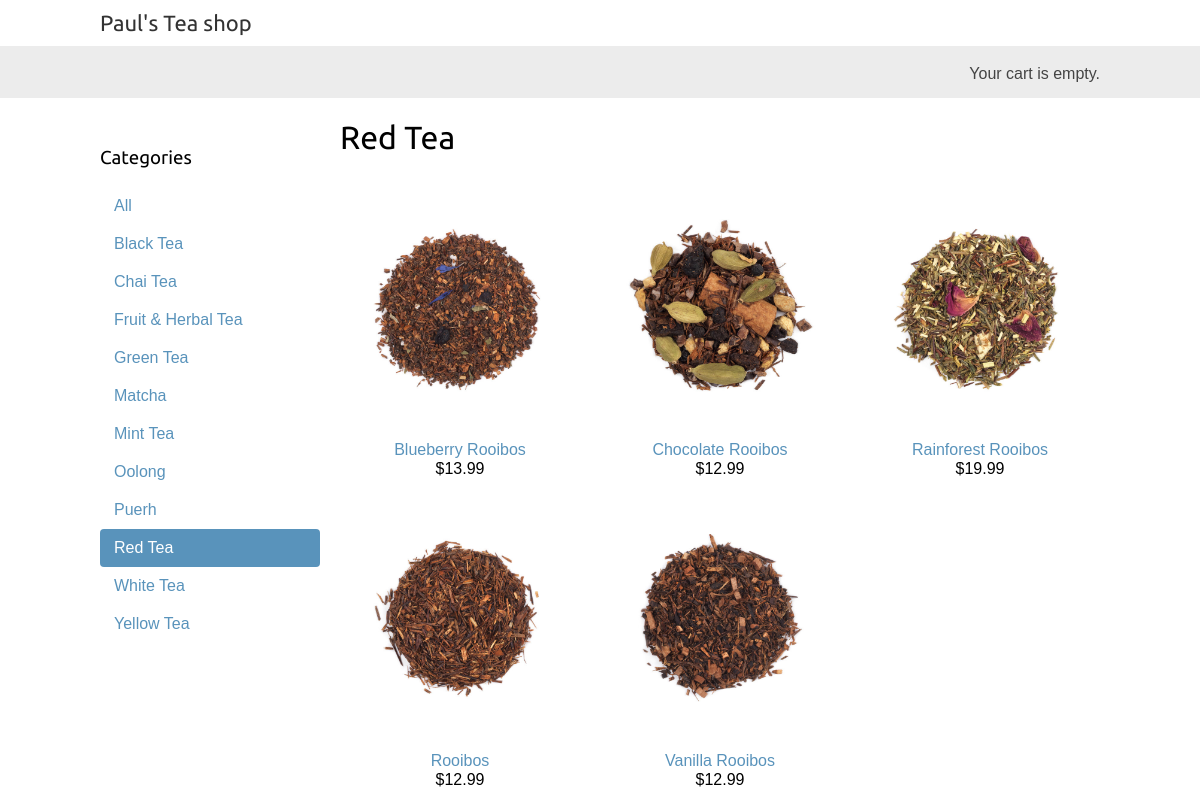
The page /red-tea/ on the database its author committed.
### shop/models.py (models this page shows, shortened)
class Category(models.Model):
    name = models.CharField(max_length=200,
                            db_index=True)
    slug = models.SlugField(max_length=200,
                            unique=True)
    class Meta:
        ordering = ('name',)
        verbose_name = 'category'
        verbose_name_plural = 'categories'
    def get_absolute_url(self):
        return reverse('shop:product_list_by_category',
                       args=[self.slug]) # This collects a url for category

class Product(models.Model):
    category = models.ForeignKey(Category,
                                 related_name='products',
                                 on_delete=models.CASCADE)      # Foriegn key to Category model, one category, many products
    name = models.CharField(max_length=200, db_index=True)      # The product name
    slug = models.SlugField(max_length=200, db_index=True)      # The slug for URL use
    image = models.ImageField(upload_to='products/%Y/%m/%d',
                              blank=True)                       # The product image storage
    description = models.TextField(blank=True)                  # The description of the product
    price = models.DecimalField(max_digits=10, decimal_places=2)# The price of the product is stored in a decimal field with two decimal places
    available = models.BooleanField(default=True)               # This boolean field enabled a product to be enabled or disabled in accordance with use
    created = models.DateTimeField(auto_now_add=True)           # Records when the product was created
    updated = models.DateTimeField(auto_now=True)               # Records when the product details were changed
    class Meta:
        ordering = ('name',)
        index_together = (('id', 'slug'),)
    def get_absolute_url(self):
        return reverse('shop:product_detail',
                       args=[self.id, self.slug]) # This collects a url for products.

### shop/views.py (the view)
# urls.py: path('', views.product_list, name='product_list'),
def product_list(request, category_slug=None):
    category = None
    categories = Category.objects.all()
    products = Product.objects.filter(available=True) # This will only allow products listed as available to appear
    if category_slug:
        category = get_object_or_404(Category, slug=category_slug)
        products = products.filter(category=category) # This will collect available products from a specified category
    return render(request,
                  'shop/product/list.html',
                  {'category': category,
                   'categories': categories,
                   'products': products})

### cart/cart.py (called while the page is built)
    def __len__(self):
        return sum(item['quantity'] for item in self.cart.values())

### cart/context_processors.py (called while the page is built)
def cart(request):
    return {'cart': Cart(request)}

### shop/templates/shop/product/list.html (shortened to what this page needs)
{% extends "shop/base.html" %}
{% load static %}
{% block content %}
  <div id="sidebar">
    <h3>Categories</h3>
    <ul>
      <li {% if not category %}class="selected"{% endif %}>
        <a href="{% url "shop:product_list" %}">All</a>
      </li>
      {% for c in categories %}
        <li {% if category.slug == c.slug %}class="selected"{% endif %}>
          <a href="{{ c.get_absolute_url }}">{{ c.name }}</a>
        </li>
      {% endfor %}
    </ul>
  </div>
  <div id="main" class="product-list">
    <h1>{% if category %}{{ category.name }}{% else %}Full Tea Selection{% endif %}</h1>
    {% for product in products %}
      <div class="item">
        <a href="{{ product.get_absolute_url }}">
          <img src="{% if product.image %}{{ product.image.url }}{% else %}{% static "img/no_image.png" %}{% endif %}">
        </a>
        <a href="{{ product.get_absolute_url }}">{{ product.name }}</a>
        <br>
        ${{ product.price }}
      </div>
    {% endfor %}
  </div>
{% endblock %}

### shop/static/css/base.css (style rules this page uses)
body { margin:0; padding:0; font-family:helvetica, sans-serif; }
h1, h2, h3, h4, h5 , h6 { font-family: 'Ubuntu', sans-serif; font-weight:normal; }
a { text-decoration:none; color:#5993bb; }
#sidebar { width:220px; padding:30px 20px 0 0; float:left; }
#sidebar ul { margin:0; padding:0; }
#sidebar ul li { margin:0; list-style:none; padding:10px 14px; }
#sidebar ul li a { display:block; }
#sidebar ul li.selected { background:#5993bb; border-radius:4px; }
#sidebar ul li.selected a { color:#fff; }
#main { float:left; width: 96%; margin-right:-220px; overflow:hidden; }
.product-list .item { width:25%; padding:10px 20px 10px 0; float:left; text-align:center; line-height:1.2; }
.product-list .item img { width:100%; margin-bottom:8px; }

### rows shown on the page
Category: name "Black Tea"
Category: name "Chai Tea"
Category: name "Fruit & Herbal Tea"
Category: name "Green Tea"
Category: name "Matcha"
Category: name "Mint Tea"
Category: name "Oolong"
Category: name "Puerh"
Category: name "Red Tea"
Category: name "White Tea"
Category: name "Yellow Tea"
Product: image (picture), name "Blueberry Rooibos", price "13.99"
Product: image (picture), name "Chocolate Rooibos", price "12.99"
Product: image (picture), name "Rainforest Rooibos", price "19.99"
Product: image (picture), name "Rooibos", price "12.99"
Product: image (picture), name "Vanilla Rooibos", price "12.99"
